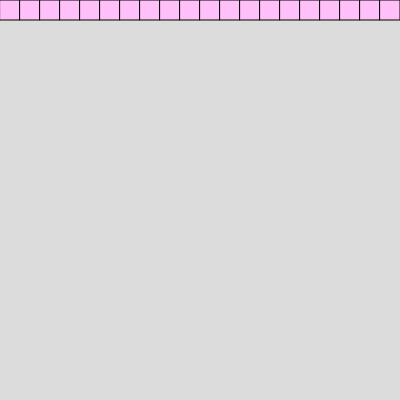
Frame 1 (no input)
Frame 60 (no input): identical to frame 1, image omitted
Frame 120 (the mouse pressed at the canvas centre since frame 60): identical to frame 1, image omitted

The p5.js sketch that drew this single still picture (run headless with seeded random() and noise() and a simulated clock; from frame 60 on, the mouse is pressed at the canvas centre):

// p5.js sketch
// ── sketch.js
let cells=[0,0,0,0,0,0,0,0,0,0,0,0,0,0,0,0,0,0,0,0];
let nextGen=[0,0,0,0,0,0,0,0,0,0,0,0,0,0,0,0,0,0,0,0];
let w=20;
let y=0;
let on_color;
let off_color;

function setup() {
  createCanvas(400, 400);
  on_color=color(0,250,217);
  off_color=color(255,191,248);
}

function draw() {
  background(220);

  for(let i =0; i<20;i++){
    if(cells[i] ==1){
      fill(on_color);
    }else{
      fill(off_color);
    }
    square (i*w,y*20,w);
  }
}
